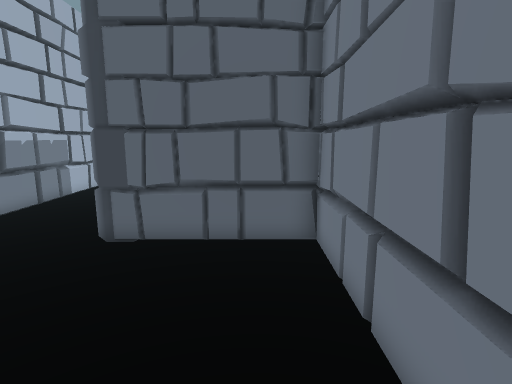
view 1 (above)

16 first-person views from a walk through a scene from a Unity 3-D project. The camera is 1.4 m above the floor, tilts 10° down and sees 80° across. The floor is counted in squares, 0.5 m on a side. Each view is taken from the middle of a square. On the plan, view 1 faces up. The plan holds only what a view shows up to about 20 squares ahead; the rest is blank. The place goes on beyond the plan. The player is left out.

view 2
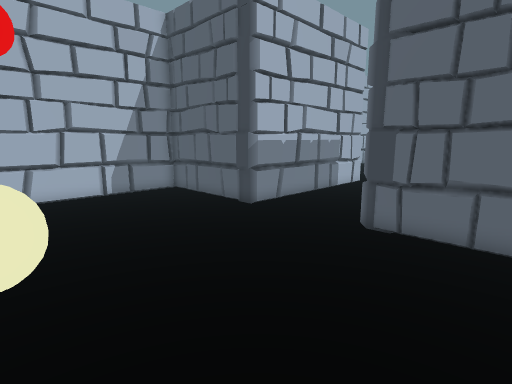

view 3
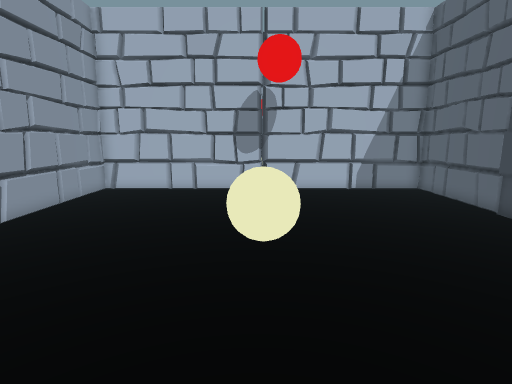

view 4
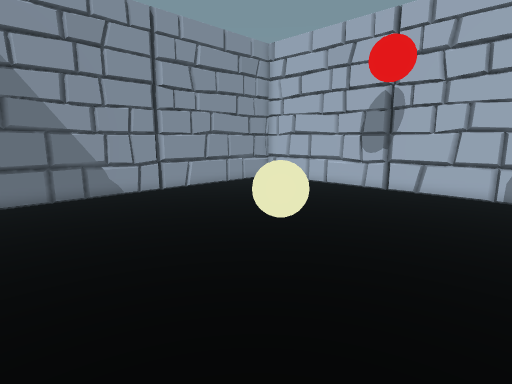

view 5
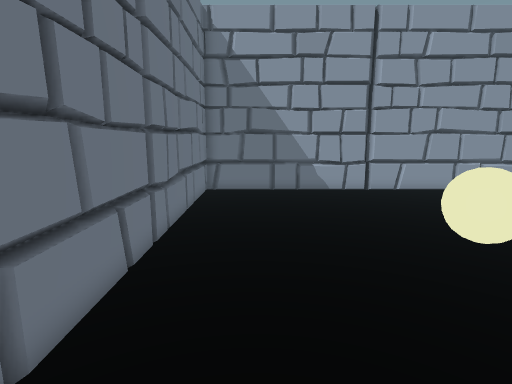

view 6
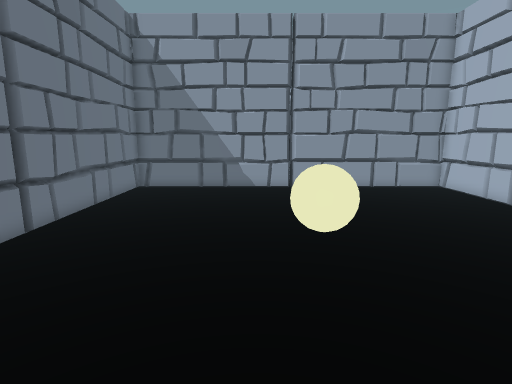

view 7
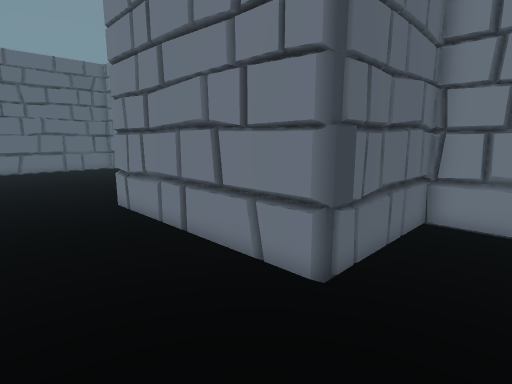

view 8
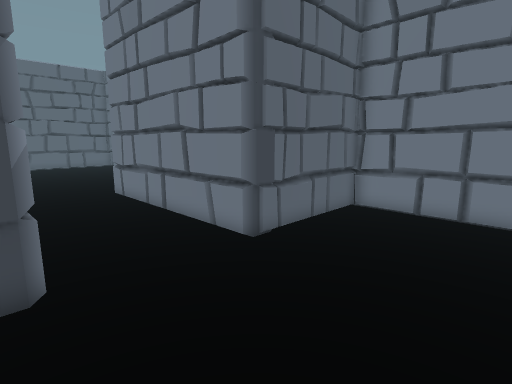

view 9
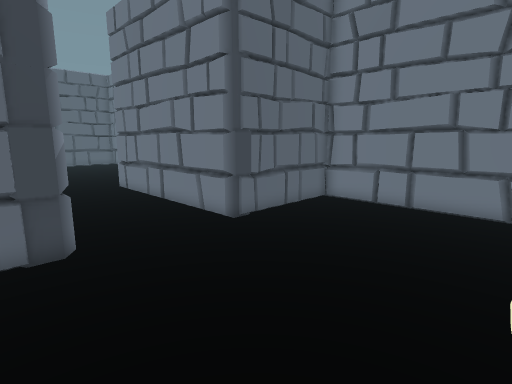

view 10
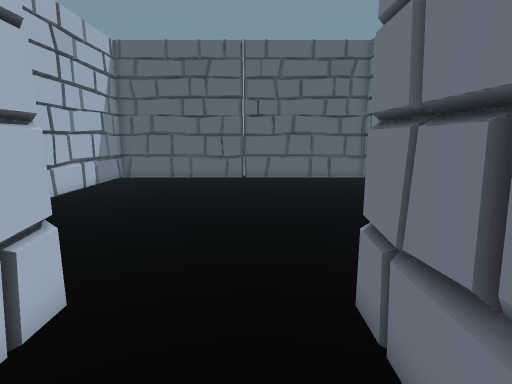

view 11
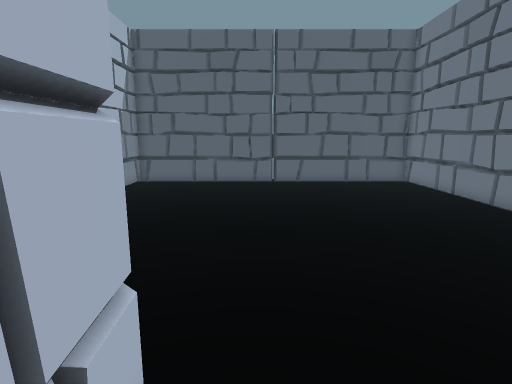

view 12
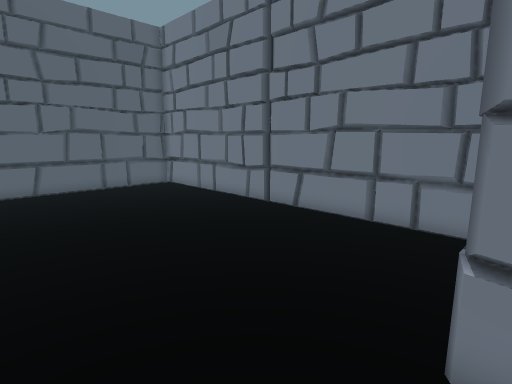

view 13
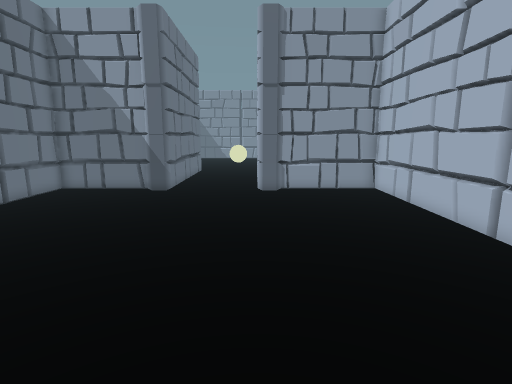

view 14
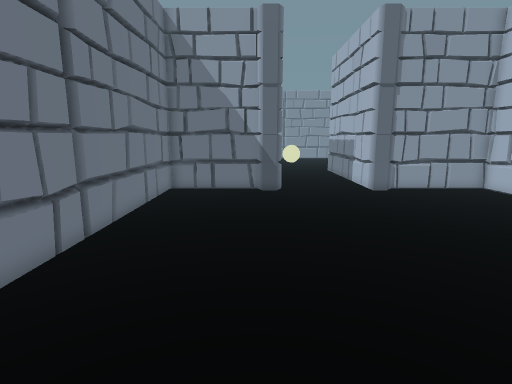

view 15
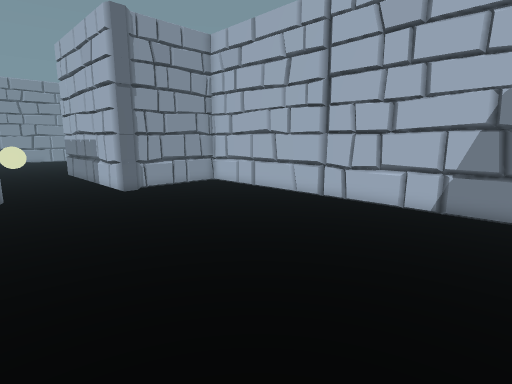

view 16
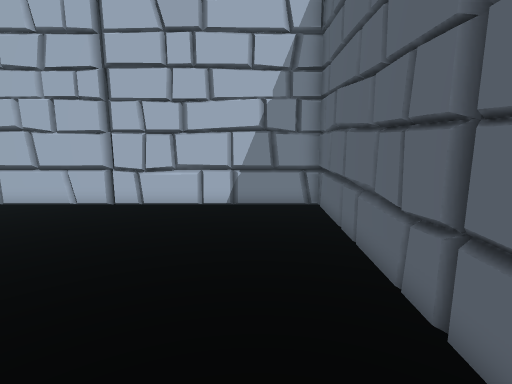

### Floor plan
Points are (right, up) in squares from view 1. A wall is a line through its corners. A room is listed if a view was taken in it or the views show most of it. See-through windows are left out.
Room 1 (views 1, 2, 3, 4, 5, 6, 7, 8, 9, 10, 11, 12)
walls: (-4, 7.8) (-4.4, 8.3); (-4.1, 7.9) (-4.5, 8.2); (-9, 8.2) (-9.4, 7.9); (-9, 8.2) (-9.4, 7.9); (1.6, 2.2) (1.9, 2.6); (1.6, -0.5) (1.6, 7.9) (-4.4, 7.9) (-4.4, 17.6); (2, 7.6) (1.5, 7.8); (-15.5, -0.7) (-15.5, -9.2) (1.6, -9.2) (1.6, -0.7); (-7.3, -9.2) (-6.9, -9.5); (-10.3, -9.1) (-10.1, -9.4) (-9.7, -9.1); (-0.4, -9.5) (0, -9.2); (-4.1, 16.2) (-4.5, 16.4); (-4.4, 17.4) (-4.1, 17.7) (-3.5, 17.7); (-9.4, 17.7) (-9.1, 17.4) (-9.1, 7.9) (-15.5, 7.9) (-15.5, -0.5)
low walls: (-4, 8) (-4.4, 8.2); (-4.1, 9.5) (-4.5, 9.9); (1.6, 3.8) (1.9, 4.2) (1.8, 6.6); (1.9, 1) (1.6, 1.4); (-0.5, 8.1) (-2.1, 8.1); (-4.1, 13) (-4.2, 15.1); (-4.3, -9.4) (-3.4, -9.4); (-8.9, -9.2) (-8.6, -9.5); (-4.4, 17.6) (-4.1, 17.7)
ways out: opening at (-6, 18.8) to room 2
objects: other object (-8, -1) to (-6, 0)
Room 2 (views 13, 14, 15, 16)
walls: (-15.5, 25.9) (-15.5, 17.5) (-10.3, 17.5); (-6.6, 34.5) (-7, 34.8) (-7.2, 34.5); (1.6, 26.1) (1.6, 34.6) (-15.5, 34.6) (-15.5, 26); (1.6, 25.7) (1.9, 26.1); (-10.1, 17.7) (-9.1, 17.7); (-3.5, 17.7) (-3.1, 17.5) (1.6, 17.5) (1.6, 25.7) (2, 26); (-9.9, 34.8) (-10.2, 34.5); (-3.7, 34.8) (-4.1, 34.5); (1.9, 22.8) (1.6, 23.1); (-13.5, 34.8) (-13.9, 34.5); (1.9, 19.2) (1.6, 19.6)
low walls: (-9.5, 17.7) (-9.1, 17.6); (1.5, 24) (1.9, 24.4); (-4.9, 34.5) (-5.3, 34.9); (-7.9, 34.9) (-8.3, 34.5); (-11.9, 34.8) (-12.2, 34.5); (-2.1, 34.8) (-2.4, 34.5); (-13.2, 17.2) (-11.9, 17.3); (-0.5, 17.2) (0.9, 17.3)
ways out: opening at (-6, 18.8) to room 1

Where each view was taken, in squares from view 1:
view 1: 0 up, 0 right, facing up
view 2: 1 down, 0 right, facing up-left
view 3: 1 down, 1 right, facing left
view 4: 6 up, 1 right, facing down-left
view 5: 7 up, 1 left, facing down
view 6: 8 up, 5 left, facing down
view 7: 5 up, 9 left, facing up-right
view 8: 2 up, 10 left, facing up-right
view 9: 0 up, 11 left, facing up-right
view 10: 13 up, 6 left, facing up
view 11: 15 up, 8 left, facing up
view 12: 17 up, 8 left, facing up-right
view 13: 34 up, 9 left, facing down
view 14: 34 up, 3 left, facing down
view 15: 34 up, 3 left, facing down-left
view 16: 32 up, 3 left, facing left
